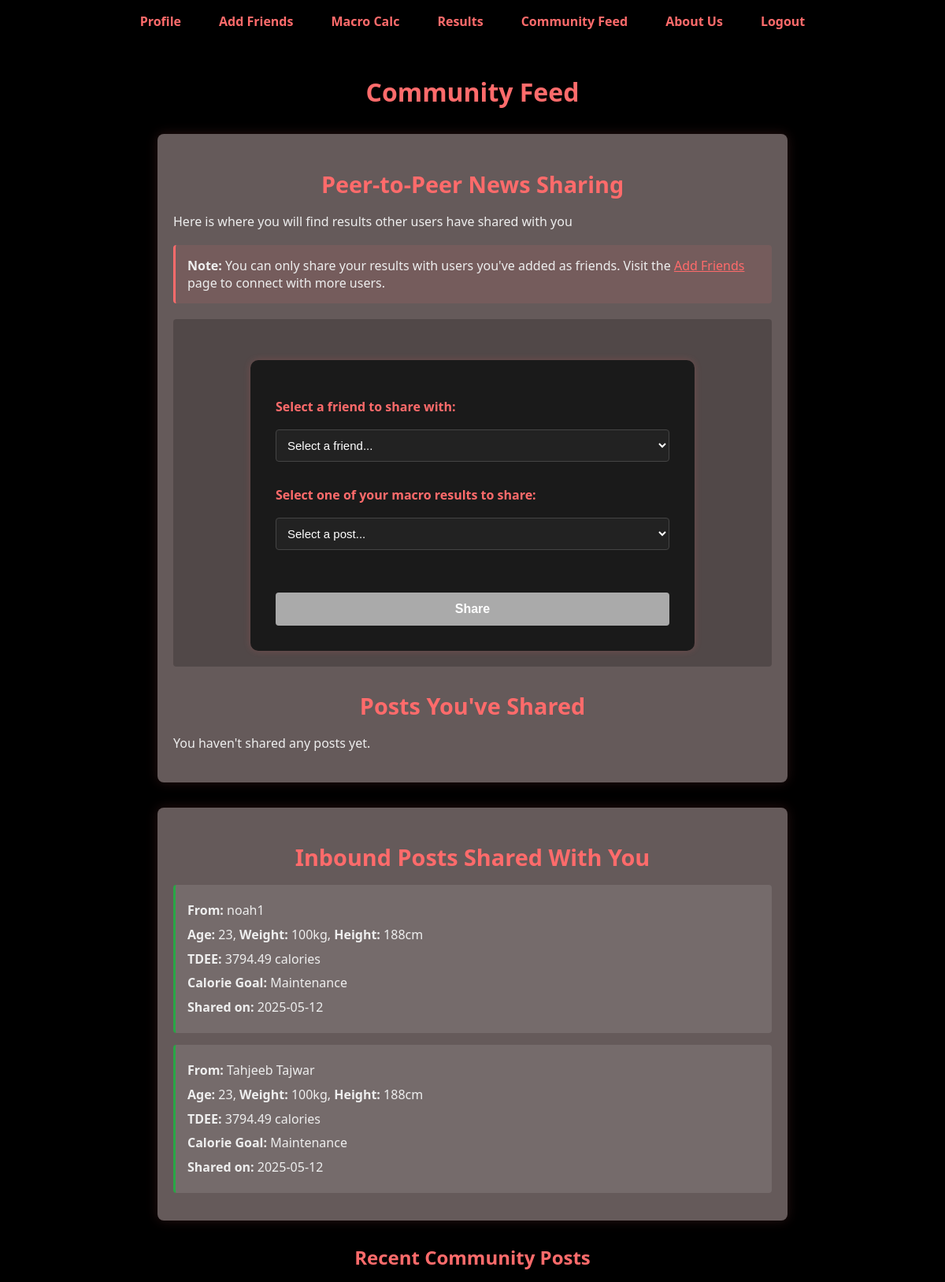
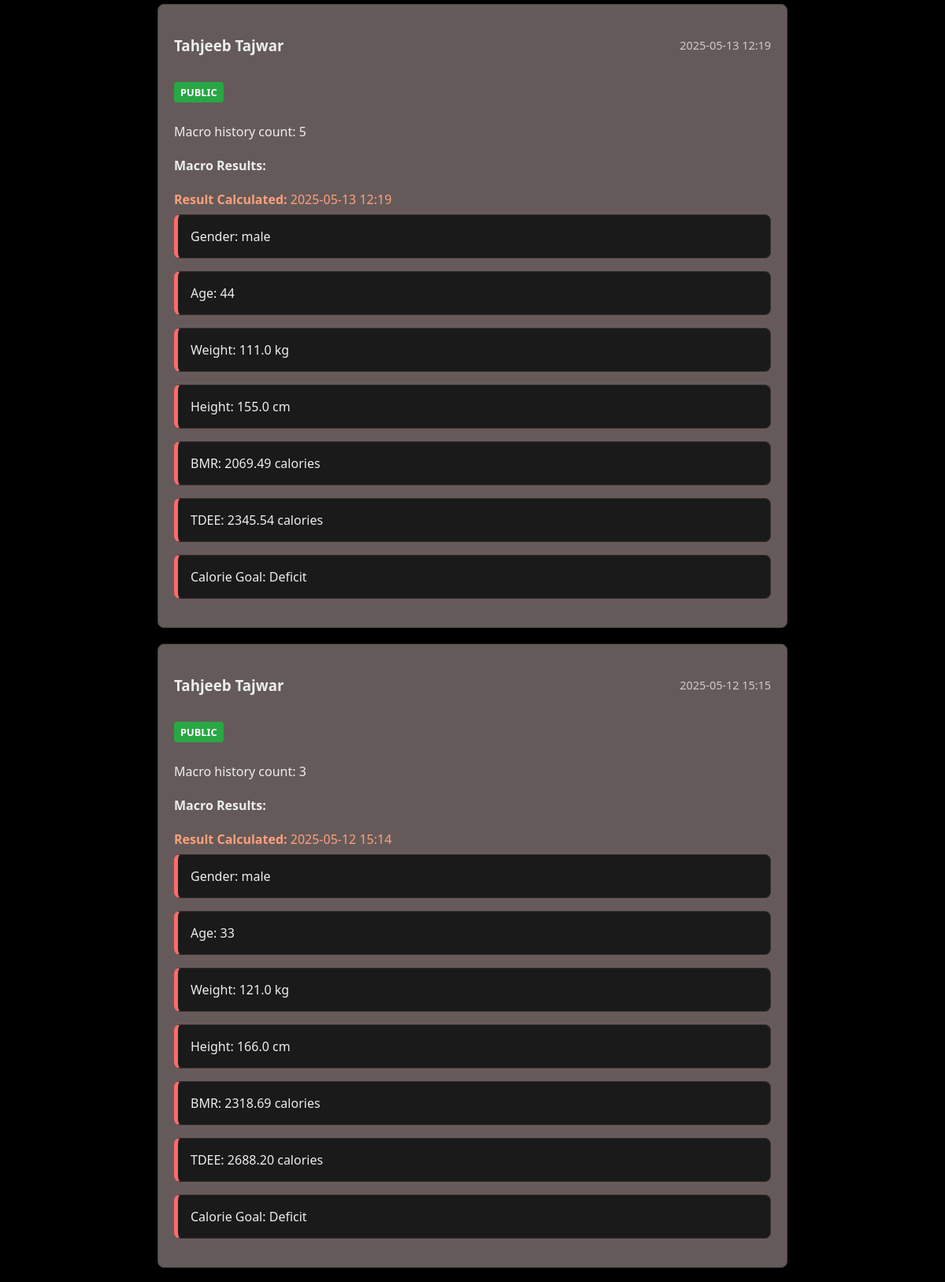
/feed (signed in, upper part), run on the app's committed database (2 pictures, top to bottom).
### app/models.py (models this page shows)
class FeedPost(db.Model):
    id = db.Column(db.Integer, primary_key=True, autoincrement=True)
    timestamp = db.Column(db.DateTime, default=datetime.utcnow)
    user_id = db.Column(db.Integer, db.ForeignKey('user.id'), nullable=False)
    macro_post_id = db.Column(db.Integer, db.ForeignKey('macro_post.id'), nullable=False)
    visibility = db.Column(db.String(20), nullable=False, server_default='public')  # 'public', 'friends', 'private'
    user = db.relationship('User', backref='feed_posts')
    macro_post = db.relationship('MacroPost', backref='feed_entries')

class User(db.Model, UserMixin):
    id = db.Column(db.Integer, primary_key=True)
    name = db.Column(db.String(80), unique=True, nullable=False)
    email = db.Column(db.String(120), unique=True, nullable=False)
    password = db.Column(db.String(120), nullable=False)
    gender = db.Column(db.String(10))
    age = db.Column(db.Integer)
    profile_picture = db.Column(db.String(255), default='placeholder-profile.jpg')
    requests_sent = db.relationship(
        'FriendRequest',
        foreign_keys='FriendRequest.requester_id',
        back_populates='requester',
        lazy='dynamic'
    )
    requests_received = db.relationship(
        'FriendRequest',
        foreign_keys='FriendRequest.receiver_id',
        back_populates='receiver',
        lazy='dynamic'
    )
    friends = db.relationship(
        'User',
        secondary=friend_assoc,
        primaryjoin=(id == friend_assoc.c.user_id),
        secondaryjoin=(id == friend_assoc.c.friend_id),
        lazy='dynamic'
    )

class MacroPost(db.Model):
    id = db.Column(db.Integer, primary_key=True)
    gender = db.Column(db.String(10), nullable=False)
    age = db.Column(db.Integer, nullable=False)
    weight = db.Column(db.Float, nullable=False)
    height = db.Column(db.Float, nullable=False)
    bmr = db.Column(db.Float, nullable=False)
    tdee = db.Column(db.Float, nullable=False)
    calorie_goal = db.Column(db.String(10), nullable=False, server_default='maintain')
    timestamp = db.Column(db.DateTime, server_default=db.func.now())
    user_id = db.Column(db.Integer, db.ForeignKey('user.id'), nullable=False)
    user = db.relationship('User', backref=db.backref('macroposts', lazy=True))

### app/routes.py (the view)
@app.route("/feed", methods=["GET"])
@login_required
def feed():
    friend_ids = [friend.id for friend in current_user.friends]
    posts_query = FeedPost.query.filter(
        or_(
            FeedPost.visibility == 'public',  # All public posts
            (FeedPost.visibility == 'friends') & (FeedPost.user_id.in_(friend_ids)),  # Friends' posts with 'friends' visibility
            FeedPost.user_id == current_user.id  # All posts by current user
        )
    ).options(
        joinedload(FeedPost.user),
        joinedload(FeedPost.macro_post)
    ).order_by(FeedPost.timestamp.desc())
    posts = posts_query.all()
    for post in posts:
        all_history = (MacroPost.query
            .filter(MacroPost.user_id == post.user.id)
            .order_by(MacroPost.timestamp.asc())
            .all())
        idx = next((i for i, m in enumerate(all_history) if m.id == post.macro_post.id), None)
        if idx is not None:
            macro_history = all_history[:idx+1]
        else:
            macro_history = all_history
        post.macro_history = macro_history
    return render_template("community.html", posts=posts)

### app/__init__.py (called while the page is built)
@login_manager.user_loader
def load_user(user_id):
    return User.query.get(int(user_id))

### app/templates/community.html (shortened to what this page needs)
{% extends "base.html" %}
{% block content %}
<div class="container">
  <h1>Community Feed</h1>
  <section class="news-section">
    <h2>Peer-to-Peer News Sharing</h2>
    <p class="subtext">Here is where you will find results other users have shared with you</p>
    <div class="friends-note">
      <strong>Note:</strong> You can only share your results with users you've added as friends. Visit the <a href="{{ url_for('friends') }}">Add Friends</a> page to connect with more users.
    </div>
    <div class="sharing-container">
      <form class="share-form" onsubmit="return false;">
        <div class="form-group">
          <label for="user-select">Select a friend to share with:</label>
          <select id="user-select" class="form-select">
            <option value="">Select a friend...</option>
          </select>
        </div>
        <div class="form-group">
          <label for="post-select">Select one of your macro results to share:</label>
          <select id="post-select" class="form-select">
            <option value="">Select a post...</option>
          </select>
        </div>
        <button type="button" id="share-button" class="btn-share">Share</button>
      </form>
    </div>
    <div class="shared-posts-section">
      <h2>Posts You've Shared</h2>
      <div class="news-post" id="sent-posts">
      </div>
    </div>
  </section>
  <section class="news-section">
    <h2>Inbound Posts Shared With You</h2>
    <div class="news-container">
      <div class="news-post" id="received-posts">
      </div>
    </div>
  </section>
  <div class="community-posts macro-history">
      <h2>Recent Community Posts</h2>
      {% if posts %}
        {% for post in posts %}
          <div class="post" class="community-posts macro-history">
            <div class="post-header">
              <h3>{{ post.user.name }}</h3>
              <span class="post-date">{{ post.timestamp.strftime('%Y-%m-%d %H:%M') }}</span>
            </div>
            <div class="visibility-badge
                {% if post.visibility == 'public' %}visibility-public{% endif %}
                {% if post.visibility == 'private' %}visibility-private{% endif %}">
                {{ post.visibility }}
            </div>
            <p>Macro history count: {{ post.macro_history|length }}</p>
            <div class="post-content">
              <div class="macro-history">
                <h4>Macro Results:</h4>
                <p style="color:#ffa07a; margin-bottom: 0.5em;">
                  <strong>Result Calculated:</strong> {{ post.macro_post.timestamp.strftime('%Y-%m-%d %H:%M') }}
                </p>
                <ul>
                  <li>Gender: {{ post.macro_post.gender }}</li>
                  <li>Age: {{ post.macro_post.age }}</li>
                  <li>Weight: {{ "%.1f"|format(post.macro_post.weight) }} kg</li>
                  <li>Height: {{ "%.1f"|format(post.macro_post.height) }} cm</li>
                  <li>BMR: {{ "%.2f"|format(post.macro_post.bmr) }} calories</li>
                  <li>TDEE: {{ "%.2f"|format(post.macro_post.tdee) }} calories</li>
                  <li>Calorie Goal: {{ post.macro_post.calorie_goal|capitalize }}</li>
                </ul>
              </div>
            </div>
          </div>
        {% endfor %}
      {% else %}
        <p>No posts available yet. Be the first to create a post!</p>
      {% endif %}
  </div>
</div>
{% endblock %}

### app/templates/base.html (shortened to what this page needs)
<!DOCTYPE html>
<html lang="en">
<head>
  <link rel="stylesheet" href="{{ url_for('static', filename='css/style.css') }}">
</head>
<body>
  <header>
    <nav>
      <ul>
        {% if current_user.is_authenticated %}
          <li><a href="{{ url_for('profile') }}">Profile</a></li>
          <li><a href="{{ url_for('friends') }}">Add Friends</a></li>
        {% else %}
          <li><a href="{{ url_for('login') }}">Login</a></li>
          <li><a href="{{ url_for('calculator') }}">Macro Calc</a></li>
        {% endif %}
        {% if current_user.is_authenticated and request.endpoint != 'view_user_profile' and request.endpoint != 'view_user_profile_by_name' %}
        <li><a href="{{ url_for('calculator') }}">Macro Calc</a></li>
        {% endif %}
        <li><a href="{{ url_for('results') }}">Results</a></li>
        <li><a href="{{ url_for('feed') }}">Community Feed</a></li>
        <li><a href="{{ url_for('about') }}">About Us</a></li>
        {% if current_user.is_authenticated %}
          <li><a href="{{ url_for('logout') }}">Logout</a></li>
        {% endif %}
      </ul>
    </nav>
  </header>
  <main>
    {% block content %}
    {% endblock %}
  </main>
</body>
</html>

### app/static/css/style.css (style rules this page uses)
body { background-color: #000; color: #eee; font-family: 'Segoe UI', Tahoma, Geneva, Verdana, sans-serif; margin: 0; padding: 0; }
h1, h2 { color: #ff6b6b; text-align: center; }
header { padding: 1rem 2rem; }
nav ul { list-style: none; display: flex; justify-content: flex-end; gap: 1rem; padding: 0; margin: 0; }
nav a { position: relative; color: #ff6b6b; font-weight: bold; text-decoration: none; padding: 0.5rem 1rem; transition: color 0.3s ease; }
nav a::after { content: ''; position: absolute; left: 0; bottom: 0; height: 2px; width: 0%; background-color: #ff6b6b; transition: width 0.3s ease; }
form { background-color: #1a1a1a; padding: 2rem; border-radius: 10px; max-width: 500px; margin: 2rem auto; box-shadow: 0 0 10px rgba(255, 107, 107, 0.2); }
label { font-weight: bold; display: block; margin-top: 1rem; color: #ff6b6b; }
input, select, button { width: 100%; padding: 0.7rem; margin-top: 0.5rem; border-radius: 5px; border: none; background-color: #333; color: #fff; font-size: 1rem; }
button { background-color: #ff6b6b; color: #000; font-weight: bold; margin-top: 1.5rem; cursor: pointer; transition: background-color 0.3s; }
section { background-color: #111; color: #eee; max-width: 900px; margin: 2rem auto; padding: 2rem; border-radius: 10px; box-shadow: 0 0 15px rgba(255, 107, 107, 0.15); }
section h2 { color: #ff6b6b; margin-bottom: 1rem; font-size: 1.8rem; }
section p { font-size: 1rem; line-height: 1.6; }
.macro-history ul { list-style: none; padding: 0; margin: 0; }
.macro-history li { background-color: #1a1a1a; border: 1px solid #333; border-left: 5px solid #ff6b6b; border-radius: 8px; padding: 1rem; margin-bottom: 1rem; box-shadow: 0 0 8px rgba(255, 107, 107, 0.1); transition: transform 0.2s ease; }
.macro-history strong { color: #ffa07a; }
.community-posts .macro-history { padding: 0; }
.community-posts .macro-history p { margin: 0; padding: 0; }
nav ul { flex-wrap: wrap; justify-content: center; }
input, select { color: #fff; }

### app/templates/community.html (style rules this page uses)
.container { max-width: 800px; margin: 0 auto; padding: 20px; }
h1, h2 { text-align: center; color: #FF6B6B; }
.form-group { margin-bottom: 15px; }
.form-group label { display: block; margin-bottom: 10px; font-weight: bold; color: #FF6B6B; }
.form-select { width: 100%; padding: 10px; border: 1px solid #444; border-radius: 4px; margin-bottom: 15px; background-color: #222; color: #fff; font-size: 15px; }
.btn-primary, .btn-share { background: #FF6B6B; color: white; border: none; padding: 12px 20px; border-radius: 4px; cursor: pointer; width: 100%; font-size: 16px; font-weight: bold; }
.btn-share:disabled { background: #aaa; cursor: not-allowed; }
.post { background: rgb(101, 90, 90); border: 1px solid #444; border-radius: 8px; padding: 20px; margin-bottom: 20px; box-shadow: 0 2px 4px rgba(0,0,0,0.2); }
.post-header { display: flex; justify-content: space-between; align-items: center; margin-bottom: 15px; }
.post-date { color: #ccc; font-size: 0.9em; }
.visibility-badge { display: inline-block; padding: 4px 8px; border-radius: 4px; font-size: 0.8em; font-weight: bold; margin-bottom: 10px; text-transform: uppercase; }
.visibility-public { background-color: #28a745; color: white; }
.news-section { margin-bottom: 30px; background: rgb(101, 90, 90); border-radius: 8px; padding: 20px; }
.friends-note { background: rgba(255, 107, 107, 0.1); padding: 15px; border-radius: 4px; margin-bottom: 20px; border-left: 3px solid #FF6B6B; }
.friends-note a { color: #FF6B6B; text-decoration: underline; }
.sharing-container { background: rgba(0, 0, 0, 0.2); padding: 20px; border-radius: 4px; margin-bottom: 25px; }
.share-form { margin-bottom: 0; }
.news-container { margin-top: 15px; }
.news-post { margin-bottom: 10px; }
.shared-posts-section { margin-top: 30px; }

### data on the page
FeedPost: user.name "Tahjeeb Tajwar", timestamp "2025-05-13 12:19", visibility "PUBLIC", macro_history|length "5", macro_post.timestamp "2025-05-13 12:19", macro_post.gender "male", macro_post.age "44", macro_post.calorie_goal "Deficit"
MacroPost: macro_post.weight "111.0", macro_post.height "155.0", macro_post.bmr "2069.49", macro_post.tdee "2345.54"
FeedPost: user.name "Tahjeeb Tajwar", timestamp "2025-05-12 15:15", visibility "PUBLIC", macro_history|length "3", macro_post.timestamp "2025-05-12 15:14", macro_post.gender "male", macro_post.age "33", macro_post.calorie_goal "Deficit"
MacroPost: macro_post.weight "121.0", macro_post.height "166.0", macro_post.bmr "2318.69", macro_post.tdee "2688.20"
